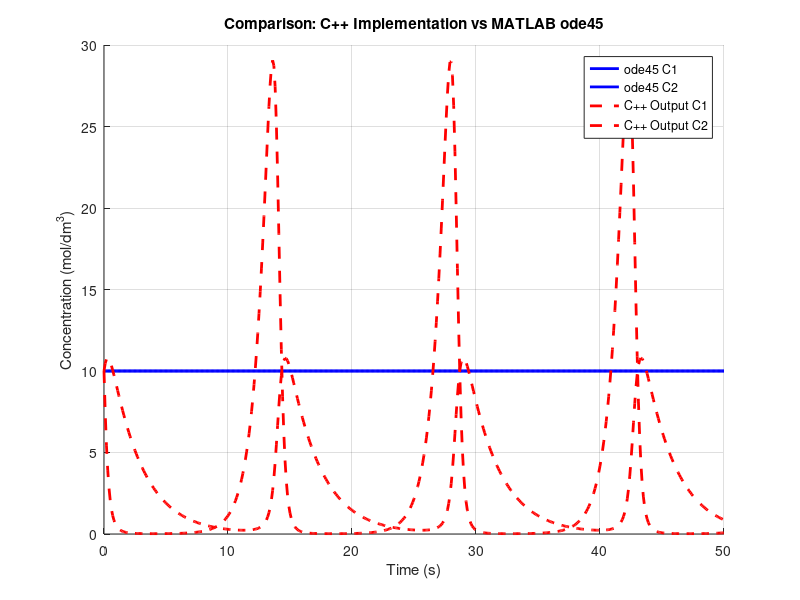
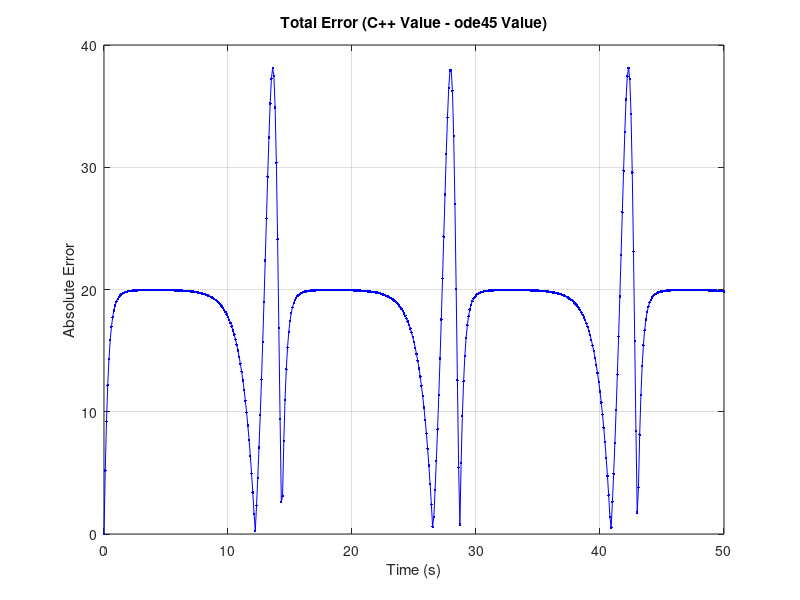

MATLAB code for these plots, in order:
% Housekeeping
clc; clear; close all;

% Load data from output.txt to arrays
data = load('output.txt');
t_cpp = data(:, 1);
c1_cpp = data(:, 2);
c2_cpp = data(:, 3);

k = 0.5; 

% Define the ODE system (Two-Compartment Diffusion Model)
odeSys = @(t, y) [-k * (y(1) - y(2)); k * (y(1) - y(2))];

% Initial conditions from the file
ic = [c1_cpp(1); c2_cpp(1)];

% Run ode45 for benchmark solution
options = odeset('RelTol', 1e-6, 'AbsTol', 1e-6);
[tODE, yOde] = ode45(odeSys, t_cpp, ic, options);

% Absolute error between C++ output and ode45
errC1 = c1_cpp - yOde(:, 1);
errC2 = c2_cpp - yOde(:, 2);
errSum = abs(errC1) + abs(errC1); % More representative of system's error

% C++ and ode45 plots
figure(1);
hold on;

% Plot ode45
plot(tODE, yOde(:, 1), 'b-', 'LineWidth', 2, 'DisplayName', 'ode45 C1');
plot(tODE, yOde(:, 2), 'b-', 'LineWidth', 2, 'DisplayName', 'ode45 C2');

% Plot C++ output 
plot(t_cpp, c1_cpp, 'r--', 'LineWidth', 2, 'DisplayName', 'C++ Output C1');
plot(t_cpp, c2_cpp, 'r--', 'LineWidth', 2, 'DisplayName', 'C++ Output C2');

title('Comparison: C++ Implementation vs MATLAB ode45');
xlabel('Time (s)');
ylabel('Concentration (mol/dm^3)');
legend('Location', 'best');
grid on;
hold off;

% Error analysis plot
figure(2);
plot(t_cpp, errSum, 'b.-', 'DisplayName', 'Error');

title('Total Error (C++ Value - ode45 Value)');
xlabel('Time (s)');
ylabel('Absolute Error');
grid on;
